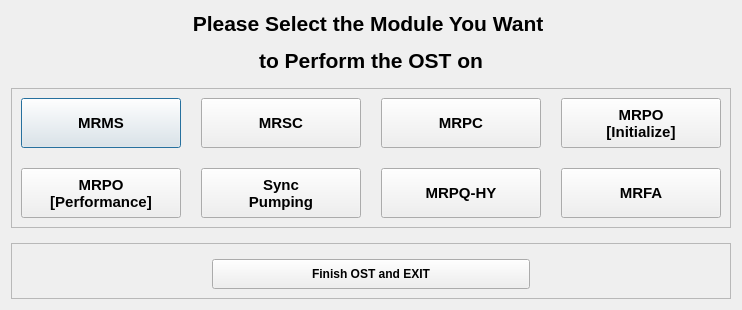
<?xml version="1.0" encoding="UTF-8"?>
<ui version="4.0">
 <class>Dialog</class>
 <widget class="QDialog" name="Dialog">
  <property name="windowTitle">
   <string>Dialog</string>
  </property>
  <layout class="QVBoxLayout" name="verticalLayout">
   <property name="spacing">
    <number>15</number>
   </property>
   <item>
    <widget class="QLabel" name="label">
     <property name="text">
      <string>&lt;html&gt;&lt;head/&gt;&lt;body&gt;&lt;p align=&quot;center&quot;&gt;&lt;span style=&quot; font-size:16pt; font-weight:700;&quot;&gt;Please Select the Module You Want &lt;/span&gt;&lt;/p&gt;&lt;p align=&quot;center&quot;&gt;&lt;span style=&quot; font-size:16pt; font-weight:700;&quot;&gt;to Perform the OST on&lt;/span&gt;&lt;/p&gt;&lt;/body&gt;&lt;/html&gt;</string>
     </property>
    </widget>
   </item>
   <item>
    <widget class="QFrame" name="frame">
     <property name="frameShape">
      <enum>QFrame::Shape::StyledPanel</enum>
     </property>
     <property name="frameShadow">
      <enum>QFrame::Shadow::Raised</enum>
     </property>
     <layout class="QGridLayout" name="gridLayout">
      <property name="spacing">
       <number>20</number>
      </property>
      <item row="0" column="0">
       <widget class="QPushButton" name="pushButton_1">
        <property name="minimumSize">
         <size>
          <width>160</width>
          <height>50</height>
         </size>
        </property>
        <property name="maximumSize">
         <size>
          <width>160</width>
          <height>50</height>
         </size>
        </property>
        <property name="styleSheet">
         <string notr="true">font-weight: bold;
font-size: 15px;</string>
        </property>
        <property name="text">
         <string>MRMS</string>
        </property>
       </widget>
      </item>
      <item row="0" column="1">
       <widget class="QPushButton" name="pushButton_2">
        <property name="minimumSize">
         <size>
          <width>160</width>
          <height>50</height>
         </size>
        </property>
        <property name="maximumSize">
         <size>
          <width>160</width>
          <height>50</height>
         </size>
        </property>
        <property name="styleSheet">
         <string notr="true">font-weight: bold;
font-size: 15px;</string>
        </property>
        <property name="text">
         <string>MRSC</string>
        </property>
       </widget>
      </item>
      <item row="0" column="2">
       <widget class="QPushButton" name="pushButton_3">
        <property name="minimumSize">
         <size>
          <width>160</width>
          <height>50</height>
         </size>
        </property>
        <property name="maximumSize">
         <size>
          <width>160</width>
          <height>50</height>
         </size>
        </property>
        <property name="styleSheet">
         <string notr="true">font-weight: bold;
font-size: 15px;</string>
        </property>
        <property name="text">
         <string>MRPC</string>
        </property>
       </widget>
      </item>
      <item row="0" column="3">
       <widget class="QPushButton" name="pushButton_4">
        <property name="minimumSize">
         <size>
          <width>160</width>
          <height>50</height>
         </size>
        </property>
        <property name="maximumSize">
         <size>
          <width>160</width>
          <height>50</height>
         </size>
        </property>
        <property name="styleSheet">
         <string notr="true">font-weight: bold;
font-size: 15px;</string>
        </property>
        <property name="text">
         <string>MRPO
[Initialize]</string>
        </property>
       </widget>
      </item>
      <item row="1" column="0">
       <widget class="QPushButton" name="pushButton_8">
        <property name="minimumSize">
         <size>
          <width>160</width>
          <height>50</height>
         </size>
        </property>
        <property name="maximumSize">
         <size>
          <width>160</width>
          <height>50</height>
         </size>
        </property>
        <property name="styleSheet">
         <string notr="true">font-weight: bold;
font-size: 15px;</string>
        </property>
        <property name="text">
         <string>MRPO
[Performance]</string>
        </property>
       </widget>
      </item>
      <item row="1" column="1">
       <widget class="QPushButton" name="pushButton_7">
        <property name="minimumSize">
         <size>
          <width>160</width>
          <height>50</height>
         </size>
        </property>
        <property name="maximumSize">
         <size>
          <width>160</width>
          <height>50</height>
         </size>
        </property>
        <property name="styleSheet">
         <string notr="true">font-weight: bold;
font-size: 15px;</string>
        </property>
        <property name="text">
         <string>Sync
Pumping</string>
        </property>
       </widget>
      </item>
      <item row="1" column="2">
       <widget class="QPushButton" name="pushButton_6">
        <property name="minimumSize">
         <size>
          <width>160</width>
          <height>50</height>
         </size>
        </property>
        <property name="maximumSize">
         <size>
          <width>160</width>
          <height>50</height>
         </size>
        </property>
        <property name="styleSheet">
         <string notr="true">font-weight: bold;
font-size: 15px;</string>
        </property>
        <property name="text">
         <string>MRPQ-HY</string>
        </property>
       </widget>
      </item>
      <item row="1" column="3">
       <widget class="QPushButton" name="pushButton_5">
        <property name="minimumSize">
         <size>
          <width>160</width>
          <height>50</height>
         </size>
        </property>
        <property name="maximumSize">
         <size>
          <width>160</width>
          <height>50</height>
         </size>
        </property>
        <property name="styleSheet">
         <string notr="true">font-weight: bold;
font-size: 15px;</string>
        </property>
        <property name="text">
         <string>MRFA</string>
        </property>
       </widget>
      </item>
     </layout>
    </widget>
   </item>
   <item>
    <widget class="QFrame" name="frame_2">
     <property name="frameShape">
      <enum>QFrame::Shape::StyledPanel</enum>
     </property>
     <property name="frameShadow">
      <enum>QFrame::Shadow::Raised</enum>
     </property>
     <layout class="QVBoxLayout" name="verticalLayout_2">
      <property name="leftMargin">
       <number>200</number>
      </property>
      <property name="topMargin">
       <number>15</number>
      </property>
      <property name="rightMargin">
       <number>200</number>
      </property>
      <item>
       <widget class="QPushButton" name="pushButton">
        <property name="minimumSize">
         <size>
          <width>0</width>
          <height>30</height>
         </size>
        </property>
        <property name="styleSheet">
         <string notr="true">font-weight: bold;</string>
        </property>
        <property name="text">
         <string>Finish OST and EXIT</string>
        </property>
       </widget>
      </item>
     </layout>
    </widget>
   </item>
  </layout>
 </widget>
 <resources/>
 <connections/>
</ui>
